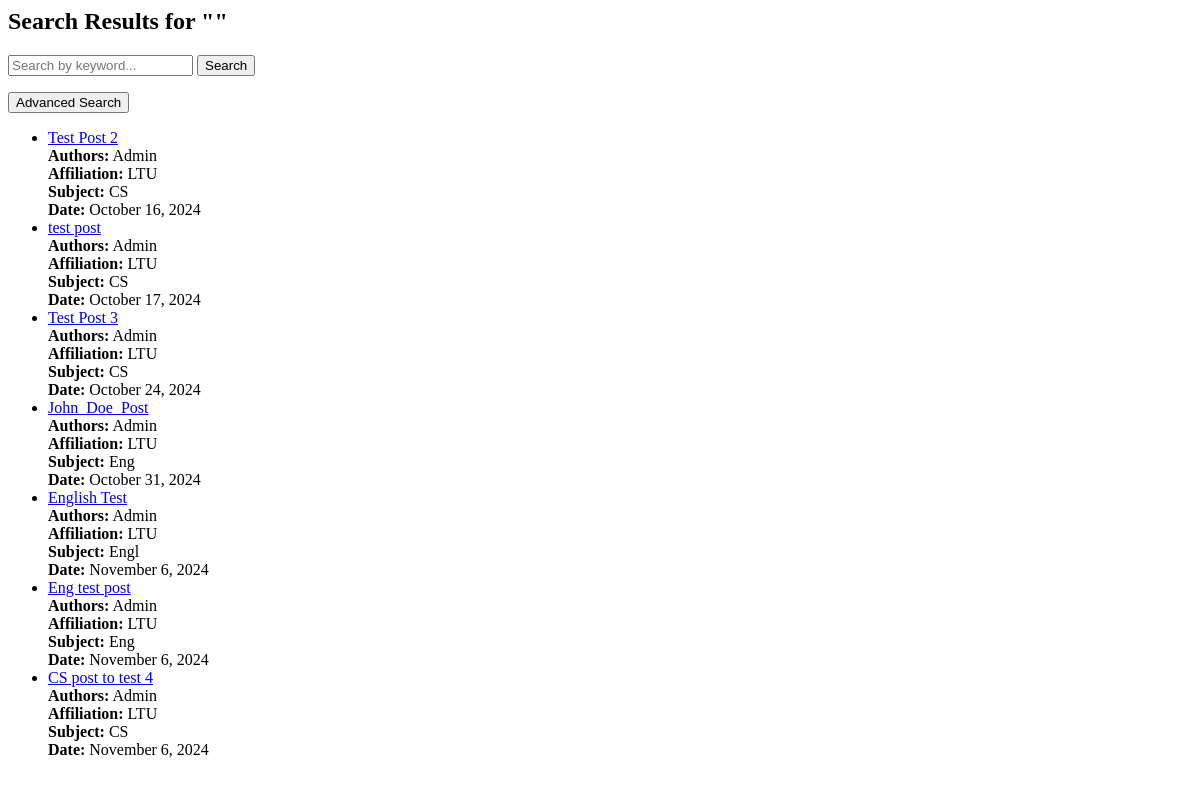
The page /posts/search/ on the database as committed earlier.
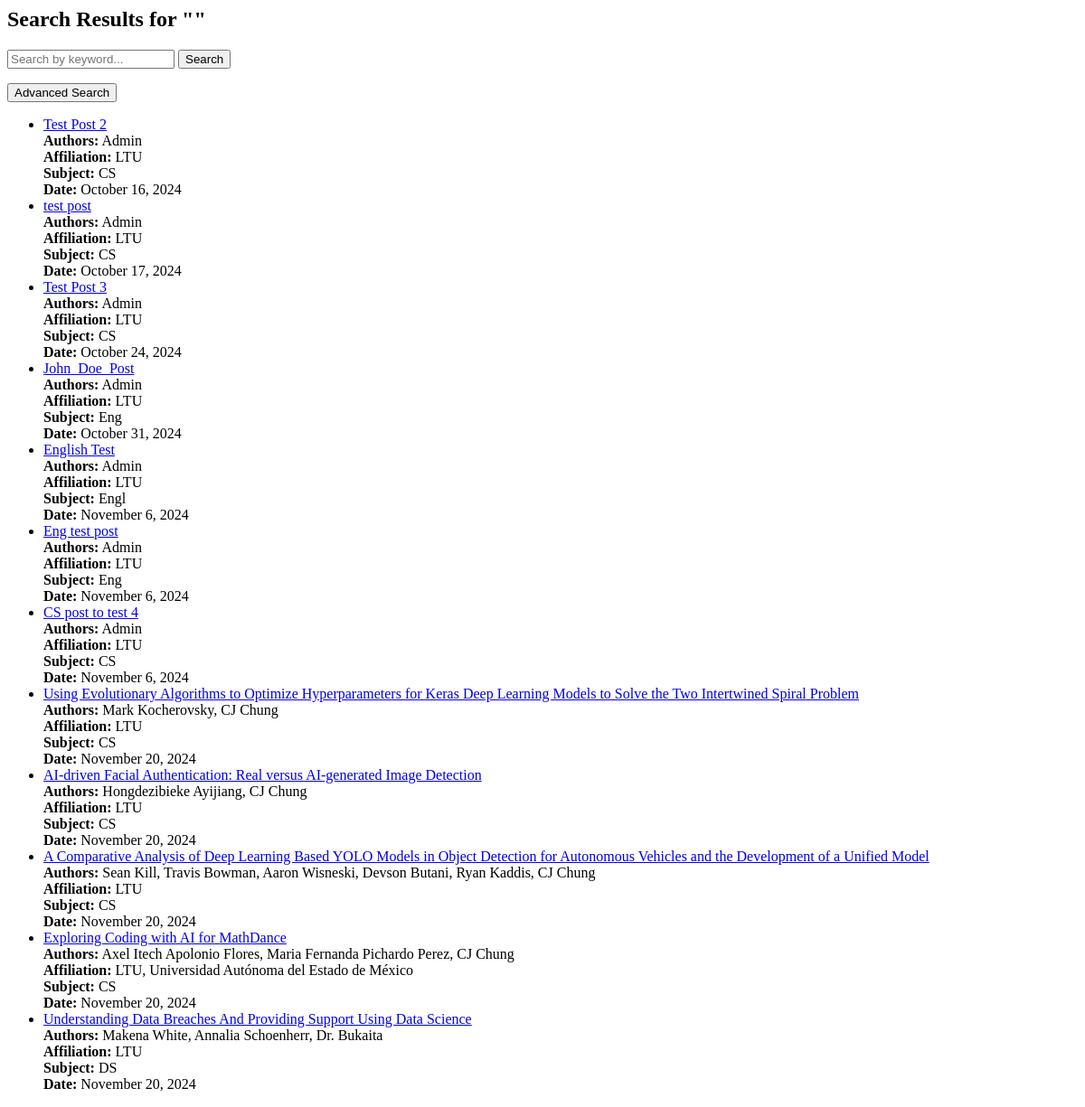
The same page on the database as committed later.
### posts/models.py (models this page shows, shortened)
class Post(models.Model):
    title = models.CharField(max_length=255)
    authors = models.CharField(max_length=255, default=" ", help_text="Please use full names separated by commas")
    affiliation = models.CharField(max_length=255, default="LTU")
    keywords = models.CharField(max_length=255, default="Thesis", help_text="Please separate keywords by commas")
    abstract = models.TextField(help_text="Copy and Paste your abstract or introduction into this field")
    slug = AutoSlugField(populate_from='title', unique=True)
    subject = models.CharField(max_length=8, choices=SUBJECT_CHOICES, default='Computer Science')
    date = models.DateTimeField(auto_now_add=True)
    pdf_file = models.FileField()
    license = models.CharField(max_length=8, choices=LICENSE_CHOICES, default='CC BY')
    uploader = models.ForeignKey(User, on_delete=models.CASCADE, default=1)

### posts/views.py (the view)
# urls.py: path('search/', views.search, name="search"),
def search(request):
    query = request.GET.get('q', '')
    title = request.GET.get('title', '')
    author = request.GET.get('author', '')
    affiliation = request.GET.get('affiliation', '')
    date = request.GET.get('date', '')
    posts = Post.objects.all()
    if query:
        posts = posts.filter(Q(keywords__icontains=query) | Q(subject__icontains=query))
    if title: #got rid of the &= and Q
        posts = posts.filter(title__icontains=title)
    if author:
        posts = posts.filter(authors__icontains=author)
    if affiliation:
        posts = posts.filter(affiliation__icontains=affiliation)
    if date:
        posts = posts.filter(date=date)
    return render(request, 'posts/search_results.html', {
        'posts': posts,
        'query': query,
        'title': title,
        'author': author,
        'affiliation': affiliation,
        'date': date,
    })

### posts/templates/posts/search_results.html (shortened to what this page needs)
{% block content %}
<section>
    <h2>Search Results for "{{ query }}"</h2>
    <form method="get" action="{% url 'posts:search' %}">
        <input type="text" name="q" placeholder="Search by keyword...">
        <button type="submit">Search</button>
    </form>
    <button type="button" onclick="toggleAdvancedSearch()">Advanced Search</button>
    {% if posts %}
        <ul>
            {% for post in posts %}
                <li>
                    <a href="{% url 'posts:page' slug=post.slug %}">{{ post.title }}</a>
                    <br>
                    <strong>Authors:</strong> {{ post.authors }}<br>
                    <strong>Affiliation:</strong> {{ post.affiliation }}<br>
                    <strong>Subject:</strong> {{ post.subject }}<br>
                    <strong>Date:</strong> {{ post.date|date:"F j, Y" }}
                </li>
            {% endfor %}
        </ul>
    {% else %}
        <p>No posts found matching "{{ query }}".</p>
    {% endif %}
</section>
{% endblock %}

Rows that differ between the two databases and show on the page:
added Post: title "Using Evolutionary Algorithms to Optimize Hyperparameters for Keras Deep Learning Models to Solve the Two Intertwined Spiral Problem", authors "Mark Kocherovsky, CJ Chung", affiliation "LTU", subject "CS", date "November 20, 2024"
added Post: title "AI-driven Facial Authentication: Real versus AI-generated Image Detection", authors "Hongdezibieke Ayijiang, CJ Chung", affiliation "LTU", subject "CS", date "November 20, 2024"
added Post: title "A Comparative Analysis of Deep Learning Based YOLO Models in Object Detection for Autonomous Vehicles and the Development of a Unified Model", authors "Sean Kill, Travis Bowman, Aaron Wisneski, Devson Butani, Ryan Kaddis, CJ Chung", affiliation "LTU", subject "CS", date "November 20, 2024"
added Post: title "Exploring Coding with AI for MathDance", authors "Axel Itech Apolonio Flores, Maria Fernanda Pichardo Perez, CJ Chung", affiliation "LTU, Universidad Autónoma del Estado de México", subject "CS", date "November 20, 2024"
added Post: title "Understanding Data Breaches And Providing Support Using Data Science", authors "Makena White, Annalia Schoenherr, Dr. Bukaita", affiliation "LTU", subject "DS", date "November 20, 2024"
